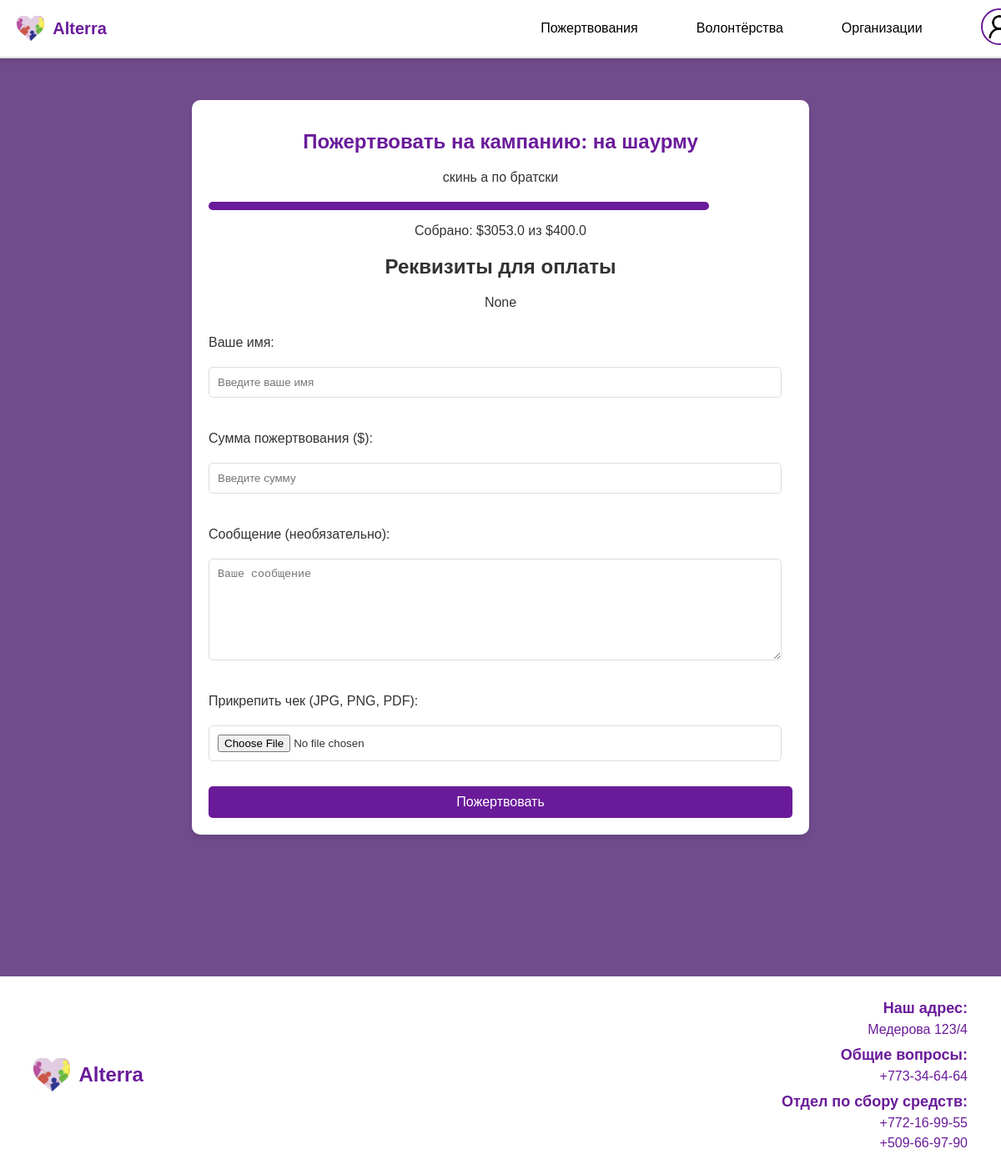
Before: /donate/9 with the older database file.
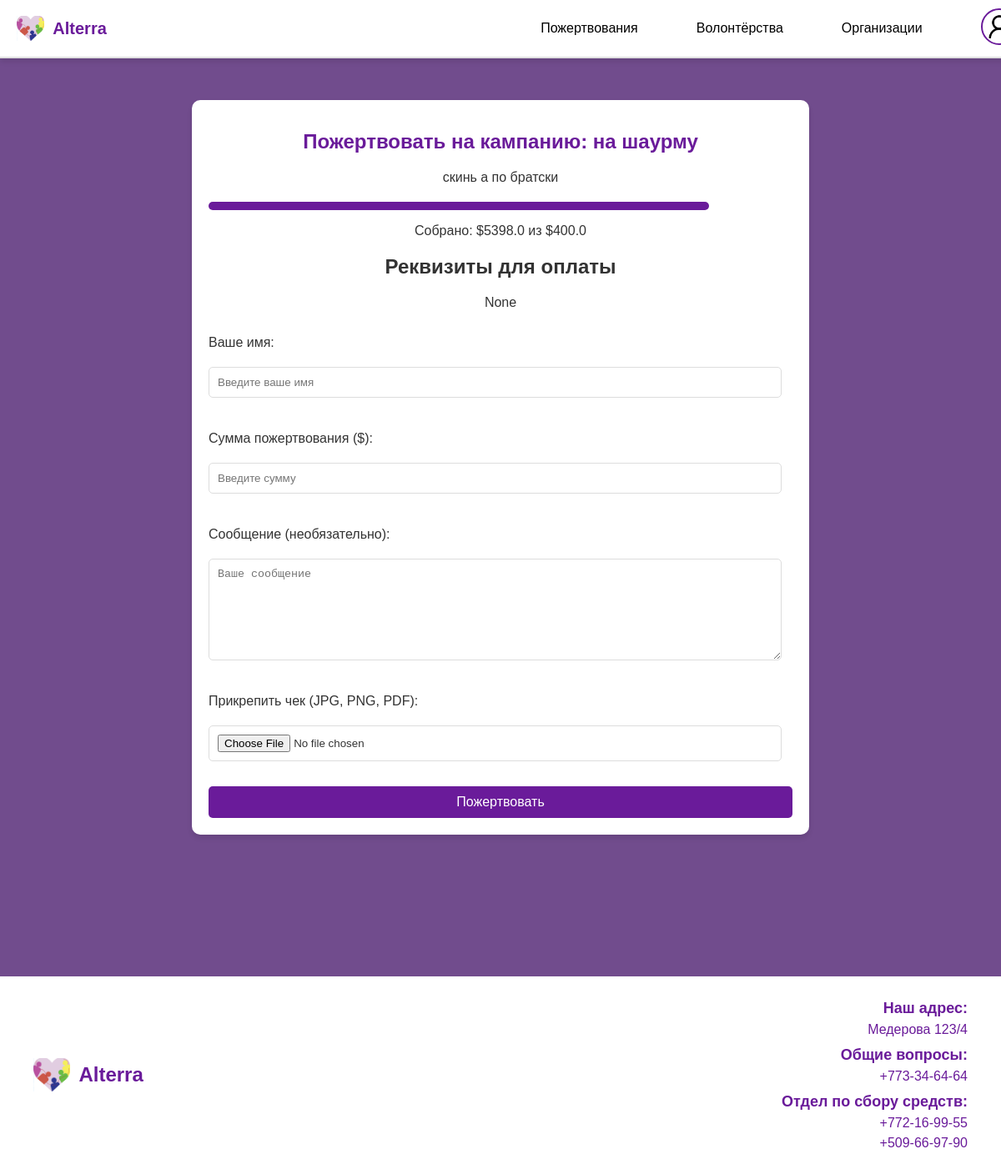
After: the same page with the newer database file.
### tables this page shows
CREATE TABLE campaigns (
    id INTEGER PRIMARY KEY AUTOINCREMENT,
    title TEXT NOT NULL,
    description TEXT NOT NULL,
    image_url TEXT,
    goal REAL NOT NULL,
    collected REAL NOT NULL DEFAULT 0,
    days_left INTEGER NOT NULL
, user_id INTEGER, payment_details TEXT);

### app.py (the view, shortened to what this page needs)
@app.route('/donate/<int:campaign_id>', methods=['GET', 'POST'])
def donate(campaign_id):
    conn = get_db_connection()
    campaign = conn.execute('SELECT * FROM campaigns WHERE id = ?', (campaign_id,)).fetchone()
    if not campaign:
        conn.close()
        return "Кампания не найдена", 404
    user_id = session.get('user_id')
    user = conn.execute("SELECT * FROM users WHERE id = ?", (user_id,)).fetchone() if user_id else None
    conn.close()
    return render_template('donate.html', campaign=campaign, user=user)  # ✅ Отображаем форму при GET

### app.py (called while the page is built)
def get_db_connection():
    conn = sqlite3.connect(DATABASE)
    conn.row_factory = sqlite3.Row
    return conn

### templates/donate.html (shortened to what this page needs)
<!DOCTYPE html>
<html lang="ru">
<head>
    <link rel="stylesheet" href="/static/css/styles.css">
</head>
<body>
    <div class="container">
        <header class="header">
            <div class="header-container">
                <div class="logo">
                    <img src="/static/images/logo.png" alt="Alterra" class="logo-img">
                    <span class="logo-text">Alterra</span>
                </div>
                <nav class="nav">
                    <a href="{{url_for('home')}}">Пожертвования</a>
                    <a href="{{ url_for('volunteering') }}">Волонтёрства</a>
                    <a href="{{url_for('organizations')}}">Организации</a>
                </nav>
                <div class="user-profile">
                    {% if user %}
                        <a href="{{ url_for('profile') }}">
                            <img src="{{ user['avatar'] if user['avatar'] else '/static/images/default_avatar.png' }}" class="user-avatar">
                        </a>
                        <a href="{{ url_for('logout') }}" class="logout-link">Выйти</a>
                    {% else %}
                        <a href="{{ url_for('login') }}">
                            <img src="/static/images/user.png" alt="Гость" class="user-avatar">
                        </a>
                    {% endif %}
                </div>
            </div>
        </header>
        <main class="donate-page">
            <div class="donate-container">
                <h1>Пожертвовать на кампанию: {{ campaign['title'] }}</h1>
                <p>{{ campaign['description'] }}</p>
                <div class="progress-bar" style="width: 600px;">
                    <div style="width: {{ (campaign['collected'] / campaign['goal']) * 100 }}%;"></div>
                </div>
                <p>Собрано: ${{ campaign['collected'] }} из ${{ campaign['goal'] }}</p>
                <div class="payment-details">
                    <h2>Реквизиты для оплаты</h2>
                    <p>{{ campaign['payment_details'] }}</p>
                </div>
                <form id="donation-form" class="donate-form" enctype="multipart/form-data">
                    <label for="name">Ваше имя:</label>
                    <input type="text" id="name" name="name" placeholder="Введите ваше имя" required>
                    <label for="amount">Сумма пожертвования ($):</label>
                    <input type="number" id="amount" name="amount" placeholder="Введите сумму" min="1" required>
                    <label for="message">Сообщение (необязательно):</label>
                    <textarea id="message" name="message" placeholder="Ваше сообщение"></textarea>
                    <label for="receipt">Прикрепить чек (JPG, PNG, PDF):</label>
                    <input type="file" id="receipt" name="receipt" accept=".jpg, .jpeg, .png, .pdf" required>
                    <button type="submit" class="btn">Пожертвовать</button>
                </form>
            </div>
        </main>
        <footer class="footer">
            <div class="footer-container">
                <div class="footer-logo">
                    <img src="/static/images/logo.png" alt="Alterra" class="footer-logo-img">
                    <span class="footer-logo-text">Alterra</span>
                </div>
                <div class="footer-info">
                    <p><strong>Наш адрес:</strong><br>Медерова 123/4</p>
                    <p><strong>Общие вопросы:</strong><br>+773-34-64-64</p>
                    <p><strong>Отдел по сбору средств:</strong><br>+772-16-99-55<br>+509-66-97-90</p>
                </div>
            </div>
        </footer>
    </div>
</body>
</html>

Changed rows visible on the page:
changed campaigns "на шаурму": collected "3053.0" → "5398.0"
